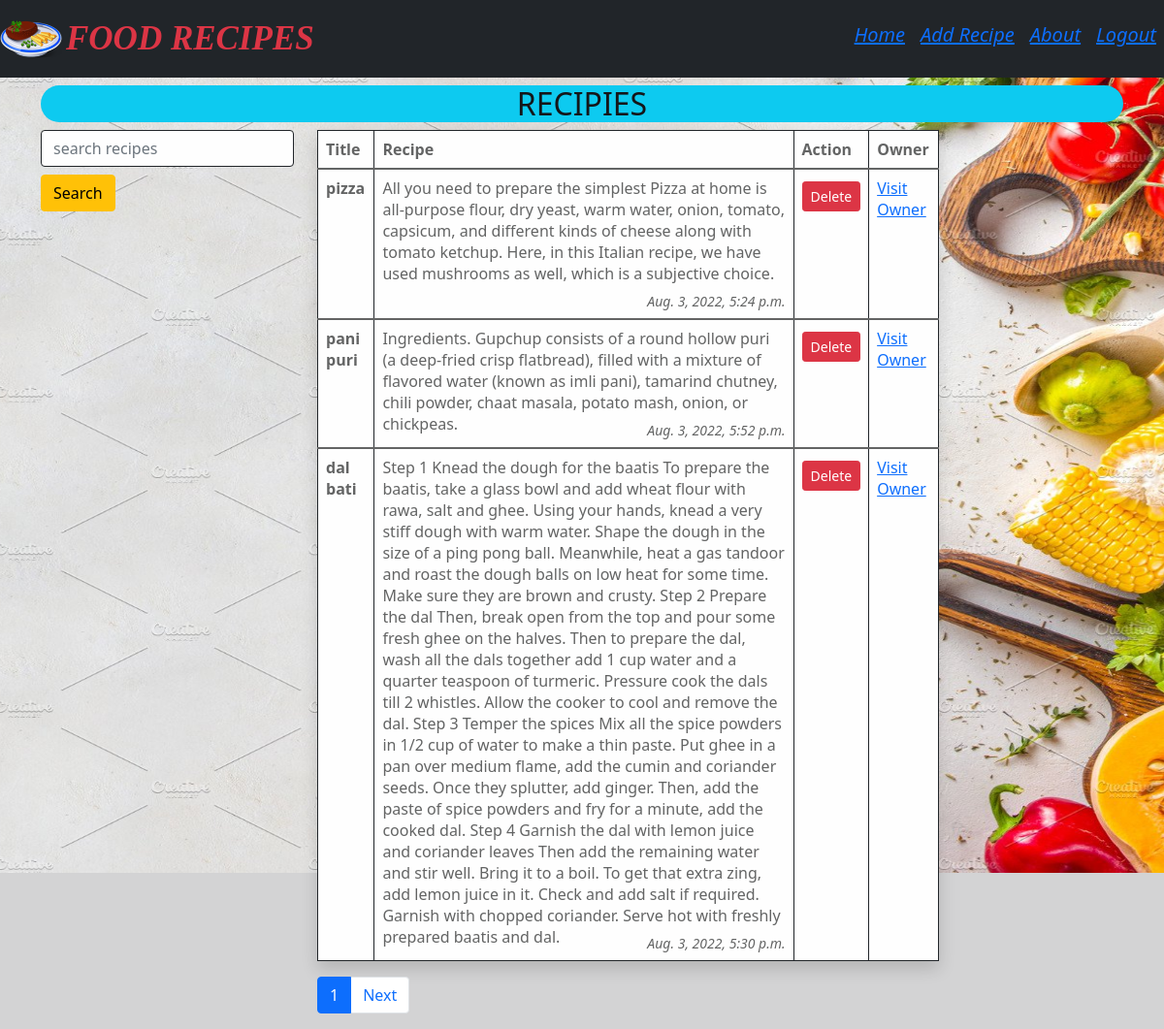
The app's page /ShowRecipes/ (signed in) with its own data.
### RecipeApp/models.py (models this page shows)
class AllRecipes(models.Model):
    username=models.CharField(max_length=100)
    userphone=models.CharField(max_length=10)
    recipe_title=models.CharField(max_length=100)
    recipe=models.CharField(max_length=10000)
    timedate=models.DateTimeField(auto_now=True,blank=True)

### RecipeApp/views.py (the view)
# urls.py: path('ShowRecipes/',views.ShowRecipe.as_view(),name='showRecipe'),
class ShowRecipe(View):
        def get(self,request):
            if request.user.is_authenticated:
                if 'src' in request.GET:
                    src=request.GET['src']
                    rcplist=AllRecipes.objects.filter(recipe_title=src)
                else:
                    rcplist=AllRecipes.objects.all()
                pagination=Paginator(rcplist,3)
                page_num=request.GET.get('page')
                obj=pagination.get_page(page_num)
                return render(request,'web/recipeList.html',{'list':obj})
            else:
                return HttpResponseRedirect('/SignIn/')

### RecipeApp/templates/web/recipeList.html (shortened to what this page needs)
{% extends 'web/base.html' %}
{% load static %}
{% block bd %}
<body class='alert-dark' id='bg' style="background-image: url('{% static "image/sh.jpg"%}')";>
{% endblock bd %}
{% block containt %}
<h2 class='text-center bg-info mt-2 rounded-pill'>RECIPIES</h2>
 <div class="row">
  <div class="col-sm-3">
    <form class="form-inline my-2 my-lg-0">
      <input class="form-control mr-sm-2 alert-light border border-dark" name="src" type="text" placeholder="search recipes" aria-label="Search" required>
      <button class="btn btn-warning mt-2" type="submit">Search</button>
    </form>
  </div>
  <div class="col-sm-7">
    {% if list %}
    <table class="table table-bordered alert-light shadow border border-dark">
        <thead>
          <tr>
            <th>Title</th>
            <th>Recipe</th>
            {% if perms.RecipeApp.Delete_AllRecipes %}
            <th>Action</th>
            {% endif %}
            <th>Owner</th>
          </tr>
        </thead>
        {% for lt in list %}
        <tbody>
          <tr>
            <th scope="row">{{lt.recipe_title}}</th>
            <td>{{lt.recipe}} <small class='float-end fst-italic mt-2'>{{lt.timedate}}</small></td>
              {% if perms.RecipeApp.Delete_AllRecipes %}<td>
                <form action={% url 'deleterp' lt.id %} method='POST' class='d-inline'> {% csrf_token %}
                    <input type="submit" value="Delete" class='btn btn-danger btn-sm mt-1'>
                   </form></td>
                   {% endif %}
            <td><a href={% url 'showOwner' lt.id %} class='btn-outline-info  text-primary'>Visit Owner</a></td>
          </tr>
        </tbody>
        {% endfor %}
      </table>
      {% endif %}
 <nav aria-label="Page navigation">
        <ul class="pagination">
          <li class="page-item active" aria-current="page">
            <a class="page-link" href="#">{{list.number}}</a>
          </li>
          {% if list.has_next %}
          <li class="page-item">
            <a class="page-link" href="?page={{list.next_page_number}}">Next</a>
          </li>
          {% endif %}
        </ul>
      </nav>
</div>
  </div>
{% endblock containt %}

### RecipeApp/templates/web/base.html (shortened to what this page needs)
{% include 'web/nav.html' %}
{% load static %}
<!DOCTYPE html>
<html lang="en">
<head>
    <link rel="stylesheet" href="{% static 'css/bootstrap.css' %}">
    <link rel="stylesheet" href="{% static 'css/style.css' %}">
</head>
{% block bd %}{% endblock bd %}
    <div class="container">
        {% block containt %}
        {% endblock containt %}
    </div>
</body>
</html>

### RecipeApp/templates/web/nav.html (shortened to what this page needs)
{% load static %}
<nav class="navbar navbar-expand-sm navbar-light bg-dark nv">
 <img src={% static 'image/fd.png' %} alt="food">
    <a class="navbar-brand fw-bolder ms-1 fst-italic text-danger log" href={% url 'home' %}>FOOD RECIPES</a>
    <div class="collapse navbar navbar-collapse justify-content-end" id="navbarSupportedContent">
      <ul class="navbar-nav mr-auto ">
        <li class="nav-item active">
          <a class="nav-link text-primary  fst-italic h5 " href={% url 'home' %}><u>Home</u></a>
        </li>
        {% if request.user.is_authenticated %}
        <li class="nav-item">
          <a class="nav-link text-primary  fst-italic h5" href={% url 'addRecipe' %}><u>Add Recipe</u></a>
        </li>
        <li class="nav-item">
          <a class="nav-link text-primary fst-italic h5" href={% url 'about' %}><u>About</u></a>
        </li>
        <li class="nav-item">
          <a class="nav-link text-primary fst-italic h5" href={% url 'logout' %}><u>Logout</u></a>
      </li>
        {% endif %}
      </ul>
    </div>
  </nav>

### RecipeApp/templates/web/base.html (style rules this page uses)
#bg { background-size: 1800px 900px; background-repeat: no-repeat; background-position: top; background-attachment: fixed; }
.log { font-family:Bookman Old Style; font-size: 35px; }

### records on screen
AllRecipes: recipe_title "pizza", recipe "All you need to prepare the simplest Pizza at home is all-purpose flour, dry yeast, warm water, onion, tomato, capsicum, and different kinds of cheese along with tomato ketchup. Here, in this Italian recipe, we have used mushrooms as well, which is a subjective choice.", timedate "Aug. 3, 2022, 5:24 p.m."
AllRecipes: recipe_title "pani puri", recipe "Ingredients. Gupchup consists of a round hollow puri (a deep-fried crisp flatbread), filled with a mixture of flavored water (known as imli pani), tamarind chutney, chili powder, chaat masala, potato mash, onion, or chickpeas.", timedate "Aug. 3, 2022, 5:52 p.m."
AllRecipes: recipe_title "dal bati", recipe "Step 1 Knead the dough for the baatis To prepare the baatis, take a glass bowl and add wheat flour with rawa, salt and ghee. Using your hands, knead a very stiff dough with warm water. Shape the dough in the size of a ping pong ball. Meanwhile, heat a gas tandoor and roast the dough balls on low heat for some time. Make sure they are brown and crusty. Step 2 Prepare the dal Then, break open from the top and pour some fresh ghee on the halves. Then to prepare the dal, wash all the dals together add 1 cup water and a quarter teaspoon of turmeric. Pressure cook the dals till 2 whistles. Allow the cooker to cool and remove the dal. Step 3 Temper the spices Mix all the spice powders in 1/2 cup…", timedate "Aug. 3, 2022, 5:30 p.m."

### other values on screen
{{ list.number }} "1"
